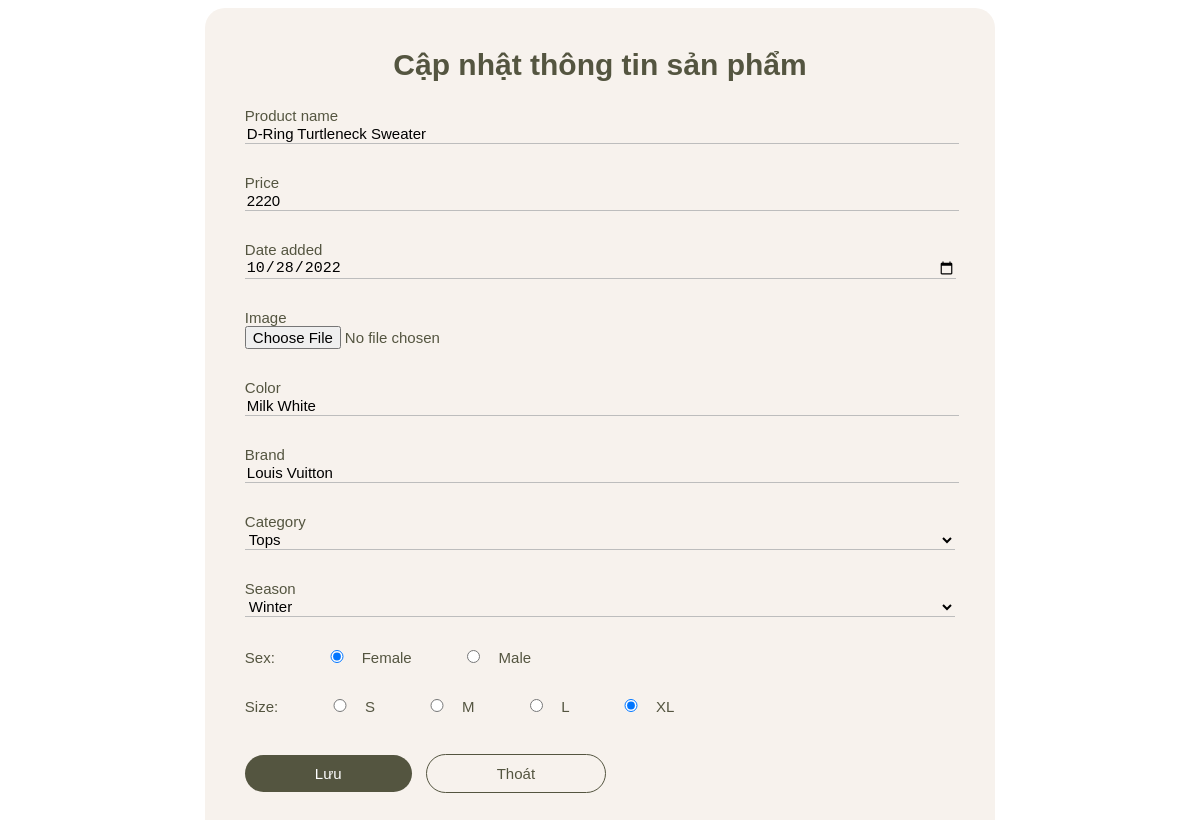
/admin/capnhat_sanpham.php?id=1 (signed in), run on the app's committed database.
### tables this page shows
CREATE TABLE IF NOT EXISTS `product` (
  `id` int(11) NOT NULL AUTO_INCREMENT,
  `product_name` varchar(300) NOT NULL,
  `price` int(11) NOT NULL,
  `date_added` date NOT NULL,
  `img` varchar(200) NOT NULL,
  `color` varchar(100) NOT NULL,
  `sex` varchar(10) NOT NULL,
  `category_name` varchar(100) NOT NULL,
  `brand` varchar(100) NOT NULL,
  `season` varchar(10) NOT NULL,
  `size` varchar(2) NOT NULL,
  PRIMARY KEY (`id`)
);

### admin/capnhat_sanpham.php (the view, shortened to what this page needs)
<?php
    if(isset($_POST["sua"])) {
        $id = $_POST["id"];
        $p_name = $_POST["p_name"];
        $price = $_POST["price"];
        $date_added = $_POST["date_added"];
        $first_img = $_POST["first_img"];
        $img = $_FILES['img']['name'];
        $img_tmp = $_FILES['img']['tmp_name'];
        if ($img == "") {
            $img = $first_img;
        }
        else {
            $file_to_del = "../img/".$first_img;
            unlink($file_to_del);
            $path = '../img/'.$_FILES['img']['name'];
            move_uploaded_file($img_tmp,$path);
        }
        $color = $_POST["color"];
        $sex = $_POST["sex"];
        $category_name = $_POST["category_name"];
        $brand = $_POST["brand"];
        $season = $_POST["season"];
        $size = $_POST["size"];
        require_once "../config.php";
        $sql = "update product set product_name ='$p_name', price ='$price', date_added = '$date_added', img ='$img', color ='$color', sex='$sex', category_name ='$category_name', brand = '$brand', season ='$season', size ='$size' where id = '$id'";
        if (mysqli_query($conn, $sql) > 0) {
            echo "Cập nhật dữ liệu thành công"."<br/>";
            echo "<a href='ds_sanpham.php'>Về trang chính</a>";
        }
        else {
            echo "Lỗi: " . $sql . "<br>" . mysqli_error($conn);
        }
        mysqli_close($conn);
    }
    else {
?>
<!DOCTYPE html>
<html>
    <head>
        <link rel="stylesheet" href="css_form_them.css">
    </head>
    <body>
        <?php
         if(isset($_GET["id"])){
            $id = $_GET["id"];
            require_once "../config.php";
            $sql = "select * from product where id='$id'";
            $result = mysqli_query($conn, $sql);
            $row = mysqli_fetch_assoc($result);
        ?>
        <form action="capnhat_sanpham.php" method="post" enctype="multipart/form-data">
            <h2>Cập nhật thông tin sản phẩm</h2>
            <div class="form-group">
                Product name <br>
                <input type="text" name="p_name" class="form-control" required value="<?php echo $row['product_name']; ?>"> <br>
            </div>
            <div class="form-group">
                Price <br>
                <input type="text" name="price" class="form-control" required value="<?php echo $row['price']; ?>"> <br>
            </div>
            <div class="form-group">
                Date added <br>
                <input type="date" name="date_added" class="form-control" required value="<?php echo $row['date_added']; ?>"> <br>
            </div>
            <div class="form-group file">
                Image
                <input style="border: none;" type="file" name="img"> <br>
            </div>
            <div class="form-group">
                Color <br>
                <input type="text" name="color" class="form-control" required value="<?php echo $row['color']; ?>"> <br>
            </div>
            <div class="form-group">
                Brand <br>
                <input type="text" name="brand" class="form-control" required value="<?php echo $row['brand']; ?>"> <br>
            </div>
            <div class="form-group">
                Category <br>
                <select name="category_name" required>
                    <option value="Tops" <?php if ($row['category_name'] == "Tops") echo "selected"; ?>>Tops</option>
                </select>
            </div>
            <div class="form-group">
                Season <br>
                <select name="season" required>
                    <option value="Winter" <?php if ($row['season'] == "Winter") echo "selected"; ?>>Winter</option>
                </select>
            </div>
            <div class="form-group radio">
                Sex:
                <input type="radio" id="female" name = "sex" value = "Female" <?php if ($row['sex'] == "Female") echo "checked"; ?> >
                <label for="female">Female</label>
                <input type="radio" id="male" name = "sex" value = "Male" <?php if ($row['sex'] == "Male") echo "checked"; ?> >
                <label for="male">Male</label>
                <br>
            </div>
            <div class="form-group radio">
                Size:
                <input type="radio" name = "size" value = "S" <?php if ($row['size'] == "S") echo "checked"; ?>>
                <label>S</label>
                <input type="radio"name = "size" value = "M" <?php if ($row['size'] == "M") echo "checked"; ?>>
                <label>M</label>
                <input type="radio"name = "size" value = "L" <?php if ($row['size'] == "L") echo "checked"; ?>>
                <label>L</label>
                <input type="radio"name = "size" value = "XL" <?php if ($row['size'] == "XL") echo "checked"; ?>>
                <label>XL</label>
                <br>
            </div>
            <input type="submit" name="sua" value="Lưu" class="button">
            <a href="ds_sanpham.php" class="button exit">Thoát</a>
        </form>
    </body>
</html>
<?php
         }
        }
?>

### admin/css_form_them.css (style rules this page uses)
.form-group { margin: 0 0 30px 0; }
.form-group input { width: 100%; font-size: inherit; border: none; background: transparent; border-bottom: 0.75px solid #bdbdbd; }
select { width: 100%; font-size: inherit; border: none; background: transparent; outline: none; border-bottom: 0.75px solid #bdbdbd; }
.file input { border-bottom: none; }
.radio input { width: 5%; margin-left: 40px; }
body { font-size: 15px; font-family: Arial; color: #545540; }
form { width: 60%; margin: auto; padding: 40px; background: #F7F2ED; border-radius: 20px; }
.button { margin: 10px 10px 10px 0; padding: 10px 70px; background: #545540; color: white; border: none; border-radius: 20px; font-size: inherit; cursor: pointer; }
form h2 { font-size: 30px; margin-top: 0; text-align: center; }
.exit { text-decoration: none; color: inherit; background: transparent; border: 1px solid #545540; }

### data on the page
product: p_name "D-Ring Turtleneck Sweater", price "2220", date_added "10/28/2022", color "Milk White", brand "Louis Vuitton", category_name "Tops", season "Winter", sex "☑ Female", sex "☐ Male", size "☑"
